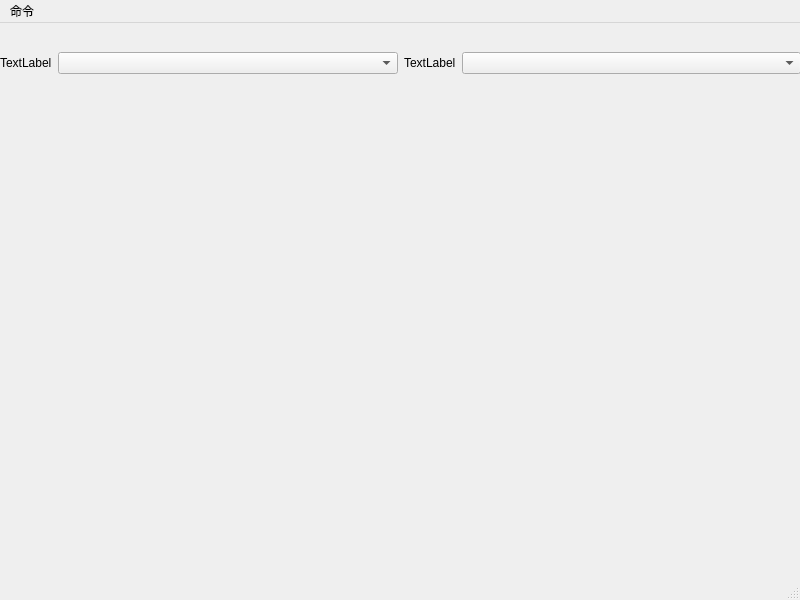
<?xml version="1.0" encoding="UTF-8"?>
<ui version="4.0">
 <class>MainWindow</class>
 <widget class="QMainWindow" name="MainWindow">
  <property name="geometry">
   <rect>
    <x>0</x>
    <y>0</y>
    <width>800</width>
    <height>600</height>
   </rect>
  </property>
  <property name="windowTitle">
   <string>MainWindow</string>
  </property>
  <widget class="QWidget" name="centralwidget">
   <widget class="QWidget" name="horizontalLayoutWidget">
    <property name="geometry">
     <rect>
      <x>0</x>
      <y>0</y>
      <width>801</width>
      <height>80</height>
     </rect>
    </property>
    <layout class="QHBoxLayout" name="horizontalLayout" stretch="1,10,1,10">
     <item>
      <widget class="QLabel" name="label">
       <property name="text">
        <string>TextLabel</string>
       </property>
      </widget>
     </item>
     <item>
      <widget class="QComboBox" name="comboBox"/>
     </item>
     <item>
      <widget class="QLabel" name="label_2">
       <property name="text">
        <string>TextLabel</string>
       </property>
      </widget>
     </item>
     <item>
      <widget class="QComboBox" name="comboBox_2"/>
     </item>
    </layout>
   </widget>
  </widget>
  <widget class="QMenuBar" name="menubar">
   <property name="geometry">
    <rect>
     <x>0</x>
     <y>0</y>
     <width>800</width>
     <height>23</height>
    </rect>
   </property>
   <widget class="QMenu" name="menu">
    <property name="title">
     <string>命令</string>
    </property>
    <addaction name="actionlianjie"/>
    <addaction name="separator"/>
    <addaction name="actionClose"/>
   </widget>
   <addaction name="menu"/>
  </widget>
  <widget class="QStatusBar" name="statusbar"/>
  <action name="actionlianjie">
   <property name="text">
    <string>Connect(&amp;c)</string>
   </property>
  </action>
  <action name="actionClose">
   <property name="text">
    <string>Close(&amp;q)</string>
   </property>
  </action>
 </widget>
 <resources/>
 <connections/>
</ui>
